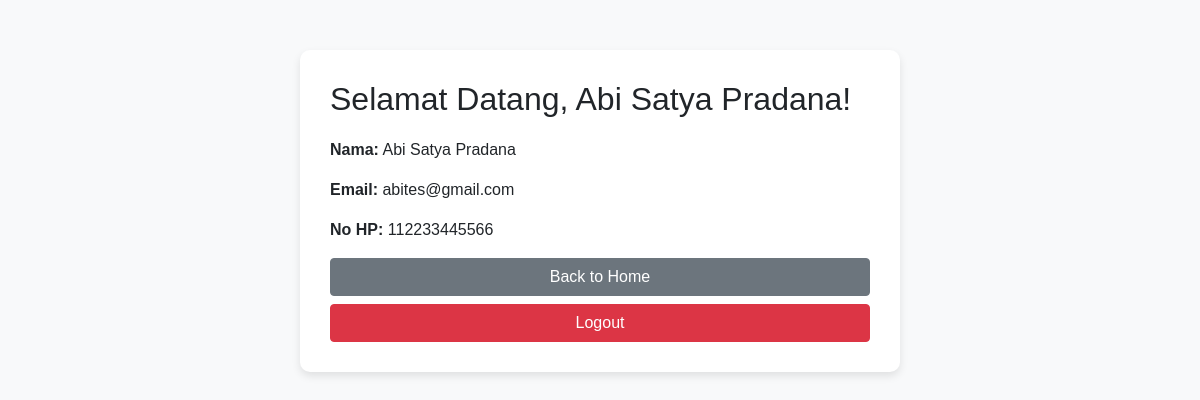
Screenshot of /user.php (signed in) with the database file from the repository.
### tables this page shows
CREATE TABLE `users` (
  `id` int(11) NOT NULL AUTO_INCREMENT,
  `nama` varchar(100) NOT NULL,
  `email` varchar(100) NOT NULL,
  `no_hp` varchar(20) NOT NULL,
  `password` varchar(255) NOT NULL,
  `created_at` timestamp NOT NULL DEFAULT current_timestamp(),
  PRIMARY KEY (`id`),
  UNIQUE KEY `email` (`email`)
);

### user.php (the view, shortened to what this page needs)
<?php
$user_id = $_SESSION['user_id'];
include 'koneksi.php';
$sql = "SELECT * FROM users WHERE id = ?";
$stmt = $conn->prepare($sql);
$stmt->bind_param('i', $user_id);
$stmt->execute();
$user = $stmt->get_result()->fetch_assoc();
?>
<!DOCTYPE html>
<html lang="id">
<head>
    <link rel="stylesheet" href="https://maxcdn.bootstrapcdn.com/bootstrap/4.5.2/css/bootstrap.min.css">
</head>
<body>
<div class="container dashboard-container">
    <h2>Selamat Datang, <?= htmlspecialchars($user['nama']) ?>!</h2>
    <div class="mb-3">
        <strong>Nama:</strong> <?= htmlspecialchars($user['nama']) ?>
    </div>
    <div class="mb-3">
        <strong>Email:</strong> <?= htmlspecialchars($user['email']) ?>
    </div>
    <div class="mb-3">
        <strong>No HP:</strong> <?= htmlspecialchars($user['no_hp']) ?>
    </div>
    <a href="index.php" class="btn btn-secondary btn-block mt-2">Back to Home</a>
    <a href="logout.php" class="btn btn-danger btn-block mt-2">Logout</a>
</div>
</body>
</html>

### user.php (style rules this page uses)
body { font-family: Arial, sans-serif; background-color: #f8f9fa; }
.dashboard-container { max-width: 600px; margin: 50px auto; padding: 30px; background-color: white; border-radius: 10px; box-shadow: 0 4px 8px rgba(0,0,0,0.1); }
.dashboard-container h2 { margin-bottom: 20px; }

### rows the page displays
users: nama "Abi Satya Pradana", email "abites@gmail.com", no_hp "112233445566"
